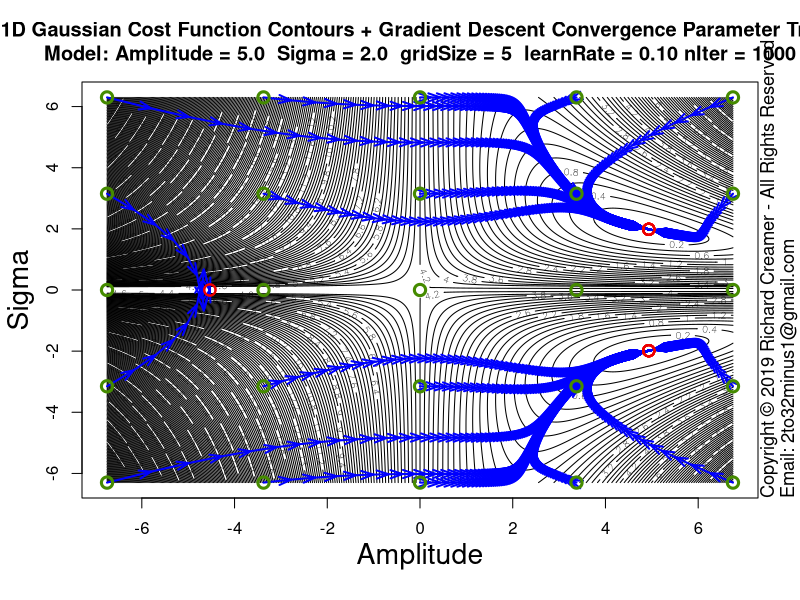

Recreate this plot in R.
##############################################################
### Copyright (c) Richard Creamer 2019 - All Rights Reserved
### Inquiries: email 2to32minus1@gmail.com
##############################################################

### Globals
fontScale = 1.2    # Global font size variable
lf        = 1.2    # Enlarge font of plot labels
verbose   = FALSE  # Verbose printing
lw        = 2      # Line width
xMargin   = 1      # X-axis margin for plots
yMargin   = 1      # Y-axis margin for plots
de        = 0.01   # Small constant for estimating derivatives numerically
smlPts    = 1      # Small  data point/circle
medPts    = 1.5    # Medium data point/circle
lrgPts    = 2.0    # Large  data point/circle

### Run this function to generate this plot
runFunc = function() {
	dw = 1000
	dh = 750	
	path = "D:/Code/R/LeastSquaresPlay/PlotsAndAssocCode/Plot56/"
	svSize = 1600
	# Learn rate default (0.5) nIter default (100)	
	learnRate = 0.1
	nIter = 1000
	savePngVerbose( paste(path, "Plot56.png", sep=""), 
					plotGaussianParamStepVectorsEx, w=svSize, h=svSize, un="px", gridSize=5, learnRate=learnRate, nIter=nIter )	
}

### Plot Gaussian fit step vectors for multiple starting points
plotGaussianParamStepVectorsEx = function( nLevels=250, gridSize=3, learnRate=0.5, nIter=100 ) {
	set.seed( 3 )
	gd = makeGaussianTestData()
	trueS = gd$trueSigma
	trueA = gd$trueAmpl	
	maxA = trueA * 1.5
	minA = -maxA
	maxS = trueS * 3.5
	minS = -maxS
	ampls  = seq( minA * 0.9, maxA * 0.9, length=gridSize )
	sigmas = seq( minS * 0.9, maxS * 0.9, length=gridSize )
	gridAmpls  = seq( minA * 0.9, maxA * 0.9, length=400 )
	gridSigmas = seq( minS * 0.9, maxS * 0.9, length=400 )
	startAmpls = c()
	startSigmas = c()
	endAmpls = c()
	endSigmas = c()
	plotTitle = paste( "1D Gaussian Cost Function Contours + Gradient Descent Convergence Parameter Trails\n",
					   sprintf("Model: Amplitude = %.1f  Sigma = %.1f  gridSize = %d  learnRate = %.2f nIter = %d", 
					   		trueA, trueS, gridSize, learnRate, nIter ), sep="" )
	
	z = getGaussErrorGrid( meanGaussSsdErr, gridAmpls, gridSigmas, gd$x, gd$y )
	contour( gridAmpls, gridSigmas, t(z), nlevels=nLevels, xlab="", ylab="", main=plotTitle )
	addAxisLabels( xLabel="Amplitude", yLabel="Sigma", cexVal=1.7 )
	
	for ( s in sigmas ) {
		for ( a in ampls ) {
			startAmpls[length(startAmpls)+1] = a
			startSigmas[length(startSigmas)+1] = s
			gd$guesses = list( a=a, s=s )
			
			tuple = fitGauss1d( doPlot=FALSE, gd=gd, learnRate=learnRate, nIter=nIter )
			
			aLegs = tuple$amplLegs
			sLegs = tuple$sigmaLegs
			nLegs = length( aLegs )
			endAmpls[length(endAmpls)+1] = aLegs[nLegs]
			endSigmas[length(endSigmas)+1] = sLegs[nLegs]
			for ( j in 2:nLegs ) {
				x1 = aLegs[j-1]
				y1 = sLegs[j-1]
				x2 = aLegs[j]
				y2 = sLegs[j]
				arrows( x1, y1, x2, y2, col="blue", angle=19, lwd=lw, length=0.125 )
			}
		}
	}
	# Draw beg/end circles last (so on top)
	for ( i in 1:length( startAmpls ) ) {
		points( startAmpls[i], startSigmas[i],  col="chartreuse4", cex=1.5, lwd=lw+1 )
		points( endAmpls[i], endSigmas[i],  col="red2", cex=1.5, lwd=lw )
	}
}

### Shared use case Gaussian data set generator used by several cooperating functions
makeGaussianTestData = function( trueAmpl=5, trueSigma=2, aGuess=sqrt(trueAmpl), sGuess=sqrt(trueSigma), nPts=40 ) {
	set.seed( 3 )
	x = seq( -5*trueSigma, 5*trueSigma, length=nPts )
	y = gauss1dFunc( x, trueAmpl, trueSigma ) + rnorm( length(x), sd=0.2 )
	guesses = list( a=aGuess, s=sGuess )
	tuple = list( trueAmpl=trueAmpl, trueSigma=trueSigma, x=x, y=y, nPts=nPts, guesses=guesses )
	return( tuple )
}

### 2D plot error contours for range of Amplitude and Sigma values
### Amplitude maps to x-axis, Sigma maps to y-axis
plotGaussErrorContours = function( nLevels=30, customTitle="", drawGradVecs=FALSE, normGradVecs=TRUE, gd=NULL ) {
	set.seed( 3 )
	if ( is.null( gd ) )
		gd = makeGaussianTestData()
	a = gd$trueAmpl
	s = gd$trueSigma
	x = gd$x
	y = gd$y
	minAmpl  = a * 0.1;	maxAmpl  = a * 1.7
	minSigma = s * 0.1;	maxSigma = s * 1.7
	# Adjust ranges so plot is square
	deltaA = maxAmpl - minAmpl
	deltaS = maxSigma - minSigma
	maxDelta = if ( deltaA > deltaS ) deltaA else deltaS
	if ( deltaA > deltaS ) {
		maxSigma = minSigma + maxDelta
	} else {
		maxAmpl = minAmpl + maxDelta
	}
	nr = 200
	nc = 200
	ampls = seq( minAmpl, maxAmpl, length.out=nc )
	sigmas = seq( minSigma, maxSigma, length.out=nr )
	z = getGaussErrorGrid( meanGaussSsdErr, ampls, sigmas, x, y )
	xLim1 = minAmpl
	xLim2 = maxAmpl
	yLim1 = minSigma
	yLim2 = maxSigma
	plotTitle = ""
	if ( !drawGradVecs ) {
		plotTitle = sprintf( "1D Gaussian Cost Function Contours\nTrue Model: Amplitude = %.1f  Sigma = %.1f (noise added)", a, s )
	} else if ( normGradVecs ) {
		plotTitle = sprintf( "1D Gaussian Cost Function Contours w/Gradient (Unit) Vectors\nTrue Model: Amplitude = %.1f  Sigma = %.1f (noise added)", a, s )
	} else {
		plotTitle = sprintf( "1D Gaussian Cost Function Contours w/Gradient Vectors\nTrue Model: Amplitude = %.1f  Sigma = %.1f (noise added)", a, s )
	}
	if ( customTitle != "" )
		plotTitle = customTitle
	xform = contour( ampls, sigmas, t(z), axes=FALSE, cex.lab=lf, main=plotTitle, asp=1.0,
					 xlab="", ylab="", labcex=1.2, nlevels=nLevels, cex.main=1.3*fontScale, cex.axis=1.3 )
	xAxisMin = ceiling( gpl()$xLim[1] )
	xAxisMax = floor( gpl()$xLim[2] )
	yAxisMin = ceiling( gpl()$yLim[1] )
	yAxisMax = floor( gpl()$yLim[2] )
	axis( side=1, at=xAxisMin:xAxisMax, cex.axis=1.3 )
	axis( side=2, at=yAxisMin:yAxisMax, cex.axis=1.3 )
	addAxisLabels( xLabel="Amplitude", yLabel="Sigma" )
	box()
	xLimits = axisLimits( x )
	yLimits = axisLimits( y )
	lines( c(-1,12), c( s, s ), col="blue", lwd=lw )
	lines( c( a, a), c(-1,10), col="blue", lwd=lw )
	if ( drawGradVecs ) {
		gradPtsX1 = c()
		gradPtsY1 = c()
		gradPtsX2 = c()
		gradPtsY2 = c()
		gridSize=13
		for ( sigma in seq( from=sigmas[2], to=sigmas[length(sigmas)-1], length=gridSize ) ) {
			for ( ampl in seq( from=ampls[2], to=ampls[length(ampls)-1], length=gridSize ) ) {
				gradPtsX1[length(gradPtsX1)+1] = ampl
				gradPtsY1[length(gradPtsY1)+1] = sigma
				da = gaussDeDa( x, y, ampl, sigma )
				ds = gaussDeDs( x, y, ampl, sigma )
				mag = sqrt( da*da + ds*ds )
				if ( normGradVecs ) {
					da = da/mag/4 # hard-coded case-specific scale factor, unit vecs a bit too long for plot
					ds = ds/mag/4
				} else {
					da = da * 0.22 # hard-coded case-specific scale factor
					ds = ds * 0.22
				}
				gradPtsX2[length(gradPtsX2)+1] = ampl  - da
				gradPtsY2[length(gradPtsY2)+1] = sigma - ds
			}
		}
		points( gradPtsX1, gradPtsY1, col="blue", lwd=lw )
		arrows( gradPtsX1, gradPtsY1, gradPtsX2, gradPtsY2, col="blue", lwd=lw, cex=medPts, angle=15, length=0.125 )
	}
}

### Nonlinear least-squares gradient-descent curve fitting for Gaussian
fitGauss1d = function( learnRate = 0.5, nIter=100, nPts=40, drawPointLines=FALSE, doPlot=TRUE, numDerivs=FALSE, plotContours=FALSE, gd=NULL ) {
	set.seed( 3 )
	a = s = x = y = guesses = NULL
	if ( is.null( gd ) )
		gd = makeGaussianTestData()
	a = gd$trueAmpl
	s = gd$trueSigma
	trueAmpl = gd$trueAmpl
	trueSigma = gd$trueSigma
	x = gd$x
	y = gd$y
	nPts=gd$nPts
	guesses = gd$guesses
	aEst = guesses$a
	sEst = guesses$s
	da = 0
	ds = 0
	amplLegs = c( aEst )
	sigmaLegs = c( sEst )
	if ( nIter > 0 ) {
		# Basic implementation of Gradient Descent
		for ( i in 1:nIter ) {
			da = if ( numDerivs ) gaussDeDaNum( x, y, aEst, sEst ) else gaussDeDa( x, y, aEst, sEst )
			ds = if ( numDerivs ) gaussDeDsNum( x, y, aEst, sEst ) else gaussDeDs( x, y, aEst, sEst )
			aEst = aEst - learnRate * da
			sEst = sEst - learnRate * ds
			amplLegs[ length(amplLegs) + 1 ] = aEst
			sigmaLegs[ length(sigmaLegs) + 1 ] = sEst
			if ( verbose )
				print( sprintf( "Mean ABS fit error: %f\n", meanGaussAbsErr( x, y, aEst, sEst ) ) )
		}
	}
	finalMeanAbsFitError = meanGaussAbsErr( x, y, aEst, sEst )
	if ( doPlot) {
		plotTitle = "Gradient Descent Fit 1D Gaussian using Analytic Partial Derivatives"
		if ( numDerivs )
			plotTitle = "Gradient Descent Fit 1D Gaussian using Numerical Est. Partial Derivatives"
		plot( x, y, cex.lab=lf, xlab="", ylab="", main=plotTitle, cex=medPts, lwd=lw+1, cex.main=1.3*fontScale, cex.axis=1.3 )
		addAxisLabels()	
		predX = seq( x[1], x[length(x)], length.out=200 )
		predY = gauss1dFunc( predX, aEst, sEst )
		lines( predX, predY, col="blue", lwd=lw+1 )
		if ( drawPointLines )
			segments( x, y, x, gauss1dFunc( x, aEst, sEst ), col = "red" )
		legText = c()		
		legText[length(legText)+1] = sprintf( "Num Iterations   %d", nIter )
		legText[length(legText)+1] = sprintf( "Learn Rate:      %.3f", learnRate )
		legText[length(legText)+1] = sprintf( "True Amplitude:  %.2f", a )
		legText[length(legText)+1] = sprintf( "True Sigma:      %.2f", s )
		legText[length(legText)+1] = sprintf( "Start Amplitude: %.2f", guesses$a )
		legText[length(legText)+1] = sprintf( "Start Sigma:     %.2f", guesses$s )
		legText[length(legText)+1] = sprintf( "Final Amplitude: %.2f", aEst )
		legText[length(legText)+1] = sprintf( "Final Sigma:     %.2f", sEst )
		legText[length(legText)+1] = sprintf( "Mean ABS Error:  %.2f", meanGaussAbsErr( x, y, aEst, sEst ) )
		legLtys = seq( from=0, to=0, length=length(legText) )
		parSave = par( family="mono", font=2 )		
		legend( "topleft", inset=c(0,0), legend=legText, lty=legLtys, box.col="transparent", cex=1.3*fontScale, bg="transparent" )
		par( parSave )
	}
	if ( plotContours ) {
		plotGaussErrorContours( gd=gd )
		lines( amplLegs, sigmaLegs, col="red", lwd=lw )
	}
	return( list( x=x, y=y, a=aEst, s=sEst, meanAbsFitError=finalMeanAbsFitError, amplLegs=amplLegs, sigmaLegs=sigmaLegs, lr=learnRate ) )
}

### Compute mean SSD Gaussian cost function over a grid of Amplitude and Sigma values
### Note: returned matrix may need to be transposed for some functions such as contour()
### TODO: Try to use outer()
getGaussErrorGrid = function( errorFunc, ampls, sigmas, x, y ) {
	nr = length( sigmas )
	nc = length( ampls )
	z = matrix( nrow=nr, ncol=nc )	
	for ( row in 1:nr ) {     # loop over y-coordinates (sigma)
		sigma = sigmas[row]
		for ( col in 1:nc ) { # loop over x-coordinates (amplitude)
			ampl = ampls[col]
			z[row, col] = errorFunc( x, y, a=ampl, sigma=sigma )
		}
	}
	return( z )
}

### 1D Gaussian
gauss1dFunc = function( x, a, sigma ) {
	return( a * exp( -0.5 * (x/sigma)^2 ) )
}

### Gaussian error/cost function - abs() of line lengths (not squared)
meanGaussAbsErr = function( x, y, a, sigma ) {
	return( (1/length(x)) * sum( abs(gauss1dFunc( x, a, sigma ) - y) ) )
}

### Gaussian error/cost function - SSD
meanGaussSsdErr = function( x, y, a, sigma ) {
	return( (1/length(x)) * sum( (gauss1dFunc( x, a, sigma ) - y)^2 ) )
}

### Analytical/exact partial derivative of error/cost function wrt Amplitude
gaussDeDa = function( x, y, a, sigma ) {
	term1 = sum( gauss1dFunc(x, a, sigma) * exp( -0.5 * (x/sigma)^2) )
	term2 = sum( y * exp( -0.5 * (x/sigma)^2) )
	return( 2 * ( term1 - term2 )/length(x) )
}

### Analytical/exact partial derivative of error/cost function wrt Sigma
gaussDeDs = function( x, y, a, sigma ) {
	v = 2*a/sigma^3
	term1 = sum( gauss1dFunc(x, a, sigma) * x^2 * exp( -0.5 * (x/sigma)^2) )
	term2 = sum( x^2 * y * exp( -0.5 * (x/sigma)^2) )
	return( v * ( term1 - term2 )/length(x) )
}

### Numerical estimation of partial derivative of error/cost function wrt Amplitude
gaussDeDaNum = function( x, y, a, sigma ) {
	e1 = meanGaussSsdErr( x, y, a, sigma )
	e2 = meanGaussSsdErr( x, y, a + de, sigma )
	return( (e2 - e1)/de )
}

### Numerical estimation of partial derivative of error/cost function wrt Sigma
gaussDeDsNum = function( x, y, a, sigma ) {
	e1 = meanGaussSsdErr( x, y, a, sigma )
	e2 = meanGaussSsdErr( x, y, a, sigma + de )
	return( (e2 - e1)/de )
}

### Get Plot Limits : gpl()$xLim[1] --> left x-coord
gpl = function() {
	u = par( "usr" )
	return( list( xLim=u[1:2], yLim=u[3:4] ) )
}

### Compute plot axis limits to fit range of data
axisLimits = function( v, margin=0 ) {
	lowerLimit = floor( min(v) ) - margin
	upperLimit = ceiling( max(v) ) + margin
	c( lowerLimit, upperLimit )
}

### Convience method to add x/y axis labels
addAxisLabels = function( xLabel="x", yLabel="y", cexVal=1.3 ) {
	mtext( text=xLabel, side=1, line=2.5, cex=cexVal )
	mtext( text=yLabel, side=2, line=2.5, cex=cexVal )
}

### Save to PNG file, specify width and height
savePngVerbose = function( path, plotFunc, w=512, h=512, un="px", doCopyright=TRUE, ... ) {
	png( filename = path, type="cairo", units=un, width=w, height=h, pointsize=12, res=96 )
	plotFunc( ... )
	if ( doCopyright )
		addCopyright()
	dev.off()
}

### Add copyright notice to plot via text()
addCopyright = function() {
	mtext( "Copyright \uA9 2019 Richard Creamer - All Rights Reserved", side=4, line=0, adj=0, cex=1.1 )
	mtext( "Email: 2to32minus1@gmail.com", side=4, line=1, adj=0, cex=1.1 )
}

runFunc()
